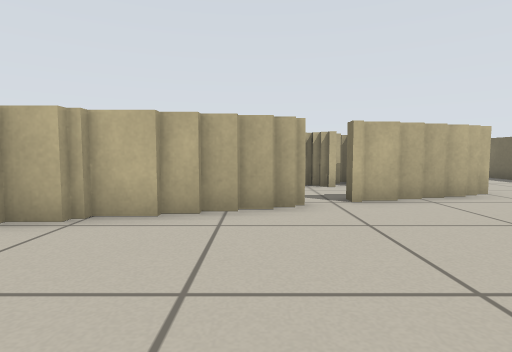
view 1 (above)

17 first-person views from a walk through a Stage world. The camera is 0.47 m above the floor, tilts 4° down and sees 80° across. Floor lines are 1 m apart. The floor is counted in squares, 0.5 m on a side. Each view is taken from the middle of a square. On the plan, view 1 faces up. The plan holds only what a view shows up to about 11 squares ahead; the rest is blank. The place goes on beyond the plan. The robots in the file are not drawn.

view 2
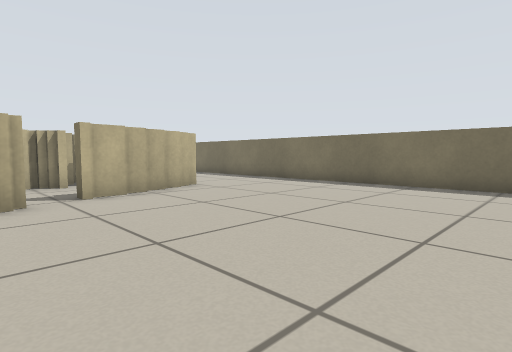

view 3
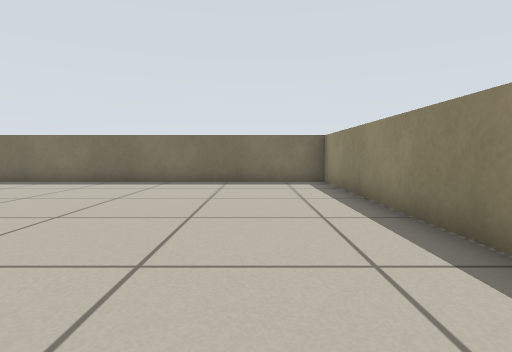

view 4
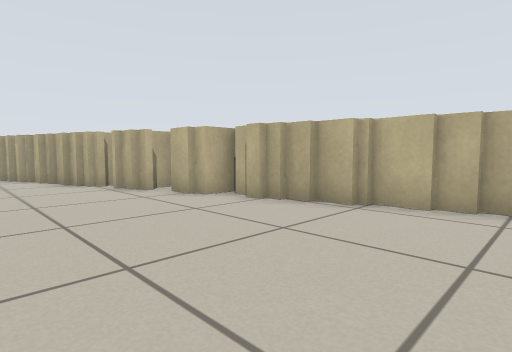

view 5
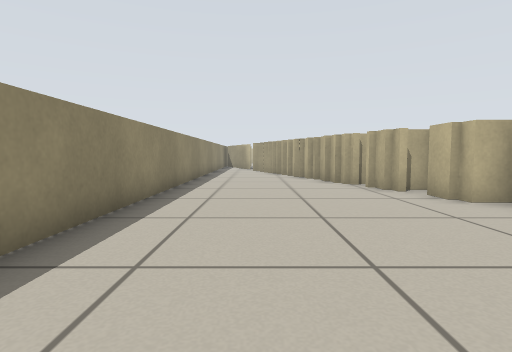

view 6
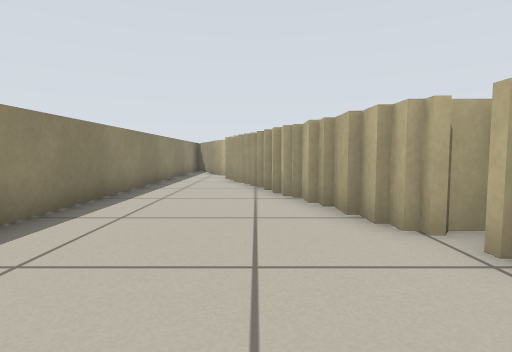

view 7
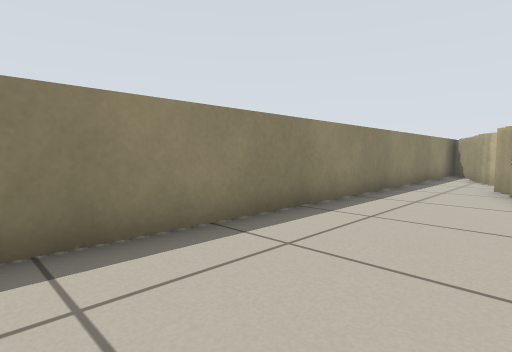

view 8
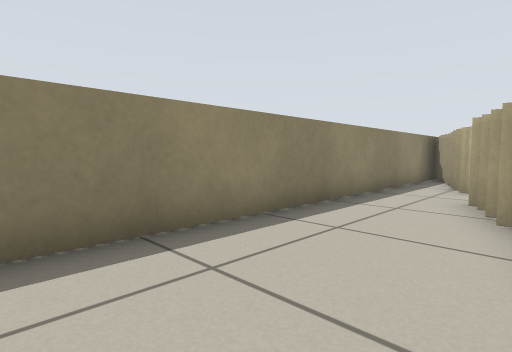

view 9
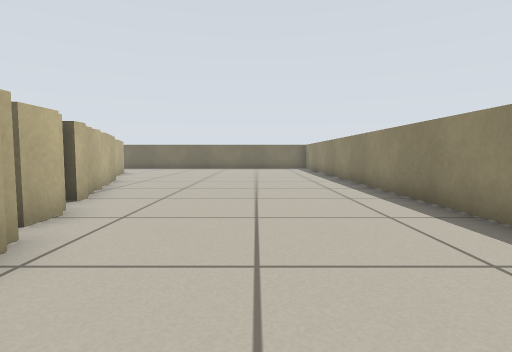

view 10
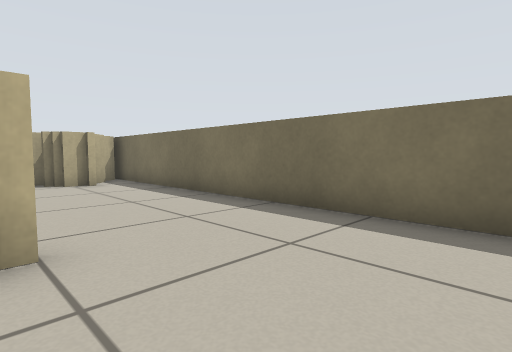

view 11
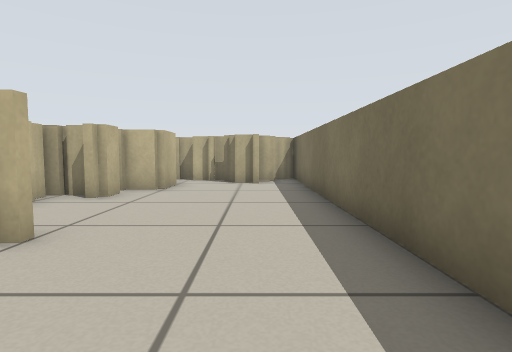

view 12
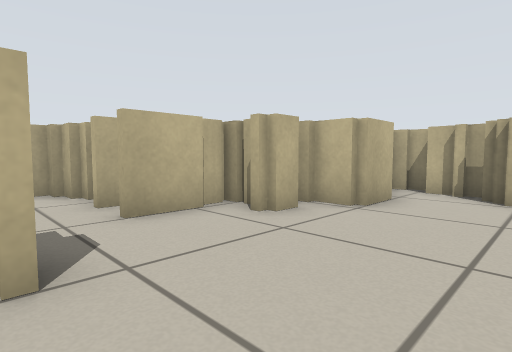

view 13
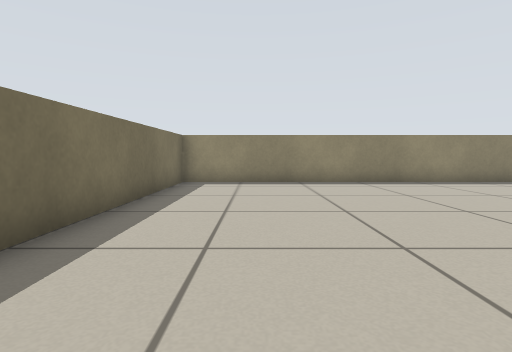

view 14
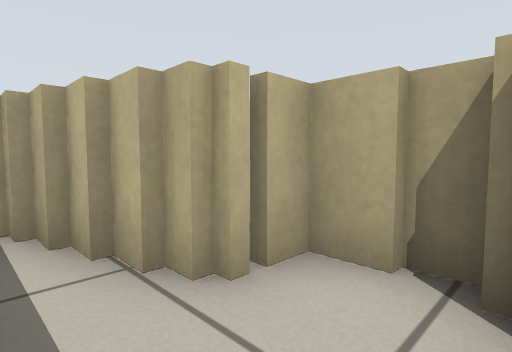

view 15
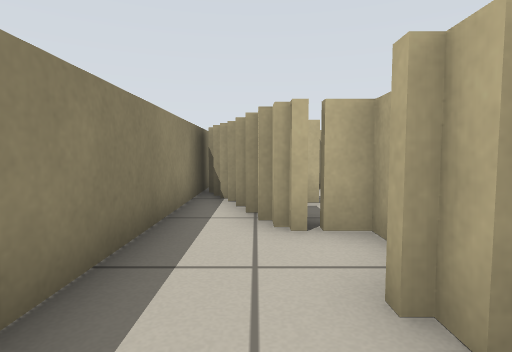

view 16
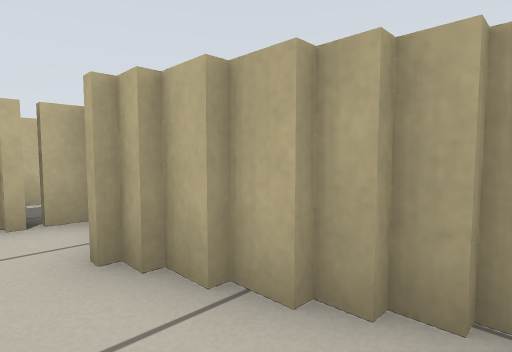

view 17
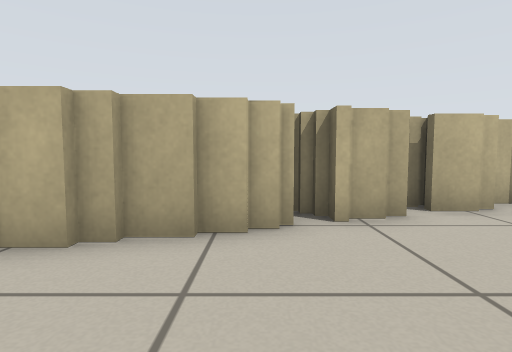

### Floor plan
Key: @ floor where view 1 was taken; # wall or solid block; x gap in a wall; . floor.
Columns run from 23 left of view 1 to 10 right of it. Each row starts with its distance up from view 1.
 16                              # ###
 15                             ####.#
 14                             #..#.#
 13                             #....#
 12                            ##....#
 11                           ##.....#
 10                           #......#
  9                       #####......#
  8                       #..........#
  7                         ..###....#
  6                        #xx#......#
  5                     ####.........#
  4                 #####............#
  3              #####...............#
  2            ####..................#
  1         ####.....................#
  0  ########..............@.........#
 -1  #.x.##..........................#
 -2 ####.............................#
 -3 #................................#
 -4 ##################################

Positions as (right, up) in squares from view 1, and headings:
1: (0, 0), facing up
2: (0, -1), facing up-right
3: (-1, -1), facing right
4: (0, -1), facing up-left
5: (0, -1), facing left
6: (-6, 0), facing left
7: (-8, 0), facing down-left
8: (-11, 0), facing down-left
9: (-11, 0), facing right
10: (5, 4), facing up-right
11: (8, 4), facing up
12: (8, 7), facing up-left
13: (7, 7), facing down
14: (-18, -3), facing up-left
15: (-16, -2), facing left
16: (-15, -2), facing up-left
17: (-10, -2), facing up
